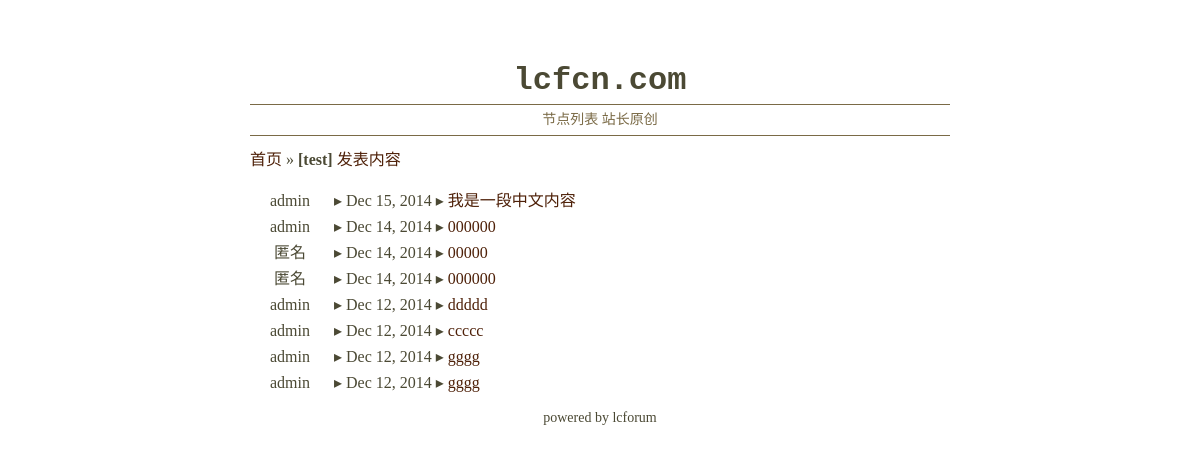
The page /forum/node/1/ on the database as committed earlier.
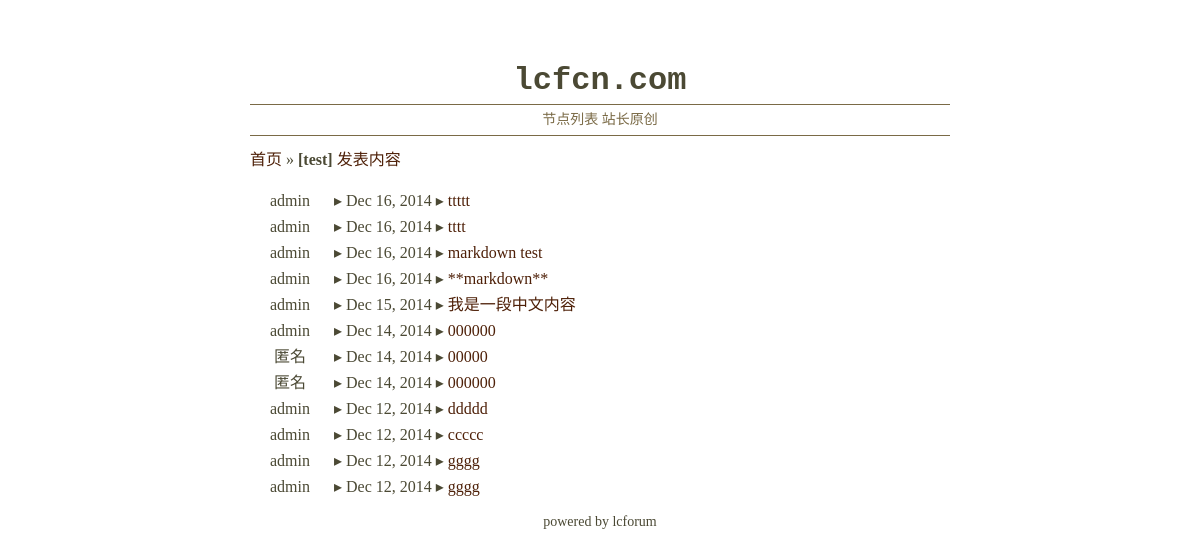
The same page on the database as committed later.
### forum/models.py (models this page shows, shortened)
class PostBase(DateTimeBase):
    title = models.CharField(max_length=200)
    content = models.TextField(blank=True, null=True)
    author = models.ForeignKey(User, null=True, related_name='%(class)s', on_delete=models.SET_NULL)
    content_md = models.TextField(blank=True, null=True)
    bygod = models.BooleanField(default=False)
    class Meta:
        abstract = True

class Post(PostBase):
    node = models.ForeignKey(NodeTag, null=True, related_name='posts', on_delete=models.SET_NULL)

### forum/templates/forum/nodetag/detail.html
{% extends "forum/base.html" %}
{% load i18n %}
    {% block container %}
        <div>
            <a href="/">首页</a>
            »
            <b>[{{ nodetag.name }}]</b>
            <a href="{% url 'nodetag-post' pk=nodetag.pk %}">发表内容</a>
        </div><br/>
    <div id="thread-list">
        {% for post in nodetag.posts.all reversed %}
        <div class="thread-item">
            <span class="thread-author">{{ post.author.username|default:"匿名" }}</span>
            ▸
            <span class="thread-created">{% language 'en' %}{{ post.created|date:"M d, Y" }}{% endlanguage %}</span>
            ▸
            <span class="thread-title">
                <a href="{% url 'post-detail' pk=post.pk %}">{{ post.title }}</a>
            </span>
        </div>
        {% endfor %}
    </div>
    {% endblock %}

Rows that differ between the two databases and show on the page:
added Post: author.username "admin", created "Dec 16, 2014", title "ttttt"
added Post: author.username "admin", created "Dec 16, 2014", title "tttt"
added Post: author.username "admin", created "Dec 16, 2014", title "markdown test"
added Post: author.username "admin", created "Dec 16, 2014", title "**markdown**"
